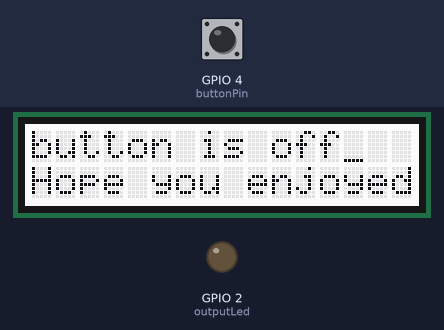
Recording of a sketch running on a simulated ESP32. Shown: 16×2 character LCD, output pins drawn as LEDs (lit = HIGH). Inputs (shaded band) come from the test bench; at power-on: GPIO 4 (buttonPin) LOW. WiFi joins after 1.5 s; servers stay silent unless stated; what the sketch prints to the serial monitor is not drawn.

Above: at 3.2 s.
3.3 s: GPIO 4 (buttonPin) pulled HIGH for 3.2 s
At 5.6 s:
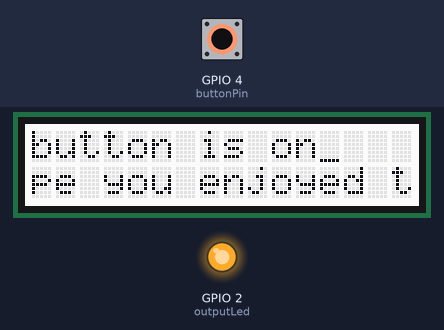
11.1 s: GPIO 4 (buttonPin) pulled HIGH for 3.2 s
At 13.7 s:
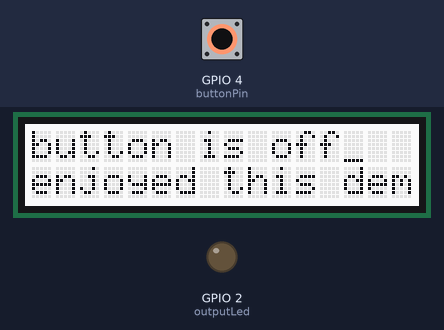
18.7 s: GPIO 4 (buttonPin) pulled HIGH for 3.2 s
At 21.2 s:
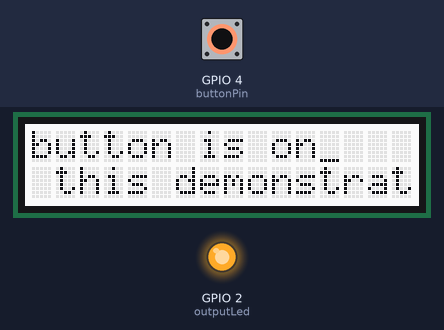
26.3 s: GPIO 4 (buttonPin) pulled HIGH for 3.2 s
At 28.8 s:
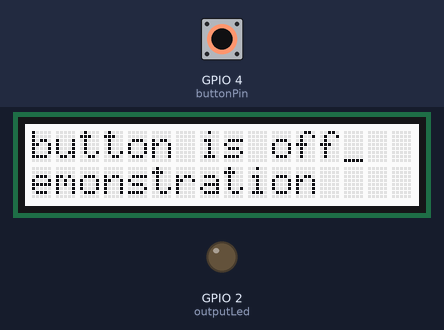
33.8 s: GPIO 4 (buttonPin) pulled HIGH for 3.2 s
At 36.2 s:
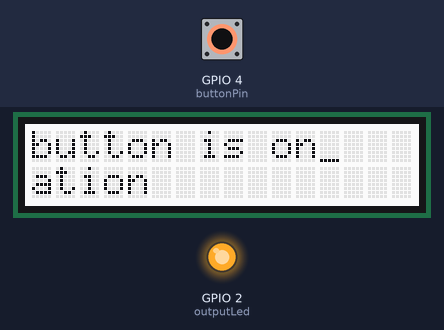
Timing chart, 0 to 37.7 s (numbered marks = the images above; inputs shaded):
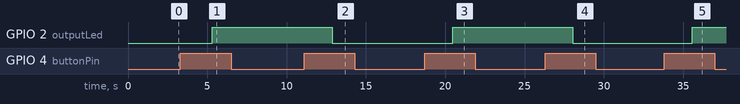

Measured:
- after the input at 3.3 s, GPIO 2 (outputLed): LOW → HIGH after 2.0 s; the display: first differs from a run without the input after 2.0 s (image 1)
- after the input at 11.1 s, GPIO 2 (outputLed): HIGH → LOW after 1.8 s; the display: first differs from a run without the input after 1.8 s (image 2)
- after the input at 18.7 s, GPIO 2 (outputLed): LOW → HIGH after 1.8 s; the display: first differs from a run without the input after 1.8 s (image 3)
- after the input at 26.3 s, GPIO 2 (outputLed): HIGH → LOW after 1.7 s; the display: first differs from a run without the input after 1.7 s (image 4)
- after the input at 33.8 s, GPIO 2 (outputLed): LOW → HIGH after 1.8 s; the display: first differs from a run without the input after 1.8 s (image 5)
- what the display in image 1 shows lasts 1.0 s, from 5.3 s to 6.3 s

The sketch:

FinalStand.ino
```cpp
// libraries to connect to server
#include <WiFi.h>
#include <AsyncTCP.h>
#include <ESPAsyncWebSrv.h>   //updated library as ESPAsyncWebserver.h has been overridden in use of esp32
#include "rgb_lcd.h"

// hard coded in ssid and passwords to fit the server connection (credentials)

// utilizing char* (immutable) and const being mutable, it points to the content location (aka pointer reference)
rgb_lcd lcd;

const char* ssid = "wifi";
const char* password = "password";
const char* conditionInput = "state";

// pin of button + led
const int outputLed = 2;
const int buttonPin = 4;

// Variables will change:
int ledCurrentstate = LOW;   // the current state of the output pin
int buttonState;             // the current reading from the input pin
int prevButtonS = LOW;
char* Ltxt = "Hope you enjoyed this demonstration!";
int cursorM = 0;

// unsigned variables allow more stored values
unsigned long lastDebounceTime = 0;  // the last time the output pin was toggled
unsigned long debounceDelay = 50;    // the debounce time; increase if the output flickers

// create AsyncWebServer class that links to server port 80, which is default for unecrypted http web pages
AsyncWebServer server(80);

// enables raw string data and usage of html to make a website to make a simple switch toggle
// was unable to utilize many aspects of html, as managing where the server is being called from and the properties of the server is still unknown for me
const char htmlPiece[] PROGMEM = R"rawliteral(
<!DOCTYPE HTML>
<html>
  <head>
    <!-- Title for website which includes tab name -->
    <title>Glorious button clicker</title>

    <!-- meta is moreof hashtags for the website, viewpoint is more aligned to user visible area scaling on different devices (which I won't be using as it will be only tested through a laptop browser) -->
    <meta name="viewport" content="width=device-width, initial-scale=1">

    <!-- adding my own flavicon, kept failing to display and probably due to not being able to access website root -->
    <link rel="icon" type="image/x-icon" href="/favicon.ico">

    <!-- where most visual settings have been set -->
    <style>
      html {font-family: Monospace; display: inline-block; text-align: center;}
      h2 {font-size: 3.0rem;}
      p {font-size: 3.0rem;}
      body {max-width: 600px; margin:0px auto; padding-bottom: 25px;}
      .switch {position: relative; display: inline-block; width: 120px; height: 68px}
      .switch input {display: none}
      .slider {position: absolute; top: 0; left: 0; right: 0; bottom: 0; background-color: #ccc; border-radius: 34px}
      .slider:before {position: absolute; content: ""; height: 52px; width: 52px; left: 8px; bottom: 8px; background-color: #fff; -webkit-transition: .4s; transition: .4s; border-radius: 68px}
      input:checked+.slider {background-color: #CD5C5C}
      input:checked+.slider:before {-webkit-transform: translateX(52px); -ms-transform: translateX(52px); transform: translateX(52px)}
    </style>
  </head>
  <body>
    <h2>Purposeful button clicker</h2>
    %Reloaded_site%
    <h3> (meaningful button presses) </h3>
    <script>function toggleCheckbox (element) {
      var xhr = new XMLHttpRequest();
      if(element.checked){ xhr.open("GET", "/update?state=1", true); }
      else { xhr.open("GET", "/update?state=0", true); }
      xhr.send();
    }

    setInterval(function ( ) {
      var xhttp = new XMLHttpRequest();
      xhttp.onreadystatechange = function() {
        if (this.readyState == 4 && this.status == 200) {
          var checkInput;
          var outputUpdate;
          if( this.responseText == 1){
            checkInput = true;
            outputUpdate = "On";
          }
          else {
            checkInput = false;
            outputUpdate = "Off";
          }
          document.getElementById("output").checked = checkInput;
          document.getElementById("outputState").innerHTML = outputUpdate;
        }
      };
      xhttp.open("GET", "/state", true);
      xhttp.send();
    }, 1000 ) ;
    </script>
  </body>
</html>
)rawliteral";

// replaces placeholder with button section in your web page
String processor(const String& var){
  Serial.println(var);   // printing to console can tell us everytime website is reloaded
  if(var == "Reloaded_site"){
    String buttons ="";
    String outputStateValue = outputState();
    // declares the state of which the button is in, 1 or 0, Off or On
    buttons+= "<h4>The button is now <span id=\"outputState\"><span></h4><label class=\"switch\"><input type=\"checkbox\" onchange=\"toggleCheckbox(this)\" id=\"output\" " + outputStateValue + "><span class=\"slider\"></span></label>";
    return buttons;   // isn't a void function and we return buttons to
  }
  return String();
}

// this function checks for the button press condition
String outputState(){
  if(digitalRead(outputLed)){
    // checked goes back to the main button press which tells the website to output true
    return "checked";
  }
  else {
    // return empty if the output was read as off
    return "";
  }
  return "";
}

void setup(){
  // serial port for debugging purposes
  Serial.begin(115200);

  // setting lcd screen
  lcd.begin(16,2);

  // setting pins for led and button
  pinMode(outputLed, OUTPUT);
  digitalWrite(outputLed, LOW);
  pinMode(buttonPin, INPUT);

  // cnnect to wifi/data
  WiFi.begin(ssid, password);
  while (WiFi.status() != WL_CONNECTED) {
    delay(2000);
    Serial.println("Connecting to WiFi..");
  }

  // displays the local ip address to input into a browser
  Serial.println(WiFi.localIP());

  // also can be writting through a void class function but using [] brackets (lambda function) help minimize the coding necessary for this function as it's purpose is to send a request to the server
  server.on("/", HTTP_GET, [](AsyncWebServerRequest *request){
    request->send_P(200, "text/html", htmlPiece, processor);
  });

  // also to send a request to a server base where you use a get function, same functionality applies with the [] brackets, they are the callback functions
  server.on("/update", HTTP_GET, [] (AsyncWebServerRequest *request) {
    String inputMessage;
    String inputParam;
    // GET input1 value on <ESP_IP>/update?state=<inputMessage>
    if (request->hasParam(conditionInput)) {
      inputMessage = request->getParam(conditionInput)->value();
      inputParam = conditionInput;
      digitalWrite(outputLed, inputMessage.toInt());
      ledCurrentstate = !ledCurrentstate;
    }
    else {
      // fall back option
      inputMessage = "No message sent";
      inputParam = "none";
    }
    Serial.println(inputMessage);
    request->send(200, "text/plain", "OK");
  });

  // Send a GET request to <ESP_IP>/state
  server.on("/state", HTTP_GET, [] (AsyncWebServerRequest *request) {
    request->send(200, "text/plain", String(digitalRead(outputLed)).c_str());
  });

  // opens server
  server.begin();
}

void loop() {
  // lcd screen section:
  lcd.cursor();
  lcd.setCursor(0,0);
  if (ledCurrentstate == LOW){
    lcd.print("button is off");
    Serial.println(1);
    delay(1000);
  }
  else{
    lcd.print("button is on");
    Serial.println(0);
    delay(1000);
  }
  lcd.clear();
  lcd.setCursor(0,1);

  ScrollingDisplay();
  delay(50);

  //button to wifi section
  // read the state of the switch into a local variable
  int reading = digitalRead(buttonPin);

  // check to see if you just pressed the button
  // (i.e. the input went from LOW to HIGH), and you've waited long enough
  // since the last press to ignore any noise:

  // If the switch changed, due to noise or pressing:
  if (reading != prevButtonS) {
    // reset the debouncing timer
    lastDebounceTime = millis();
  }

  if ((millis() - lastDebounceTime) > debounceDelay) {
    // whatever the reading is at, it's been there for longer than the debounce
    // delay, so take it as the actual current state:

    // if the button state has changed:
    if (reading != buttonState) {
      buttonState = reading;

      // only toggle the LED if the new button state is HIGH
      if (buttonState == HIGH) {
        ledCurrentstate = !ledCurrentstate;
      }
    }
  }

  // set the LED:
  digitalWrite(outputLed, ledCurrentstate);

  // overwrites reading to make it the previous input for button
  prevButtonS = reading;
}


// function for scrolling across the lcd display
void ScrollingDisplay(){
  int lentxt = strlen(Ltxt);
  if (cursorM == (lentxt-1)){
    cursorM = 0;
  }
  lcd.setCursor(0, lentxt);
  if (cursorM < lentxt -16){
    for (int ichar = cursorM; ichar < cursorM + 16; ichar++){
      lcd.print(Ltxt[ichar]);
      }
  }
  else{
    for (int ichar = cursorM; ichar <(lentxt-1); ichar++){
      lcd.print(Ltxt[ichar]);
    }
    for (int ichar = 0; ichar <= 16 - (lentxt - 1);){
      lcd.print(Ltxt[ichar]);
    }
  }
  cursorM++;
}
```
